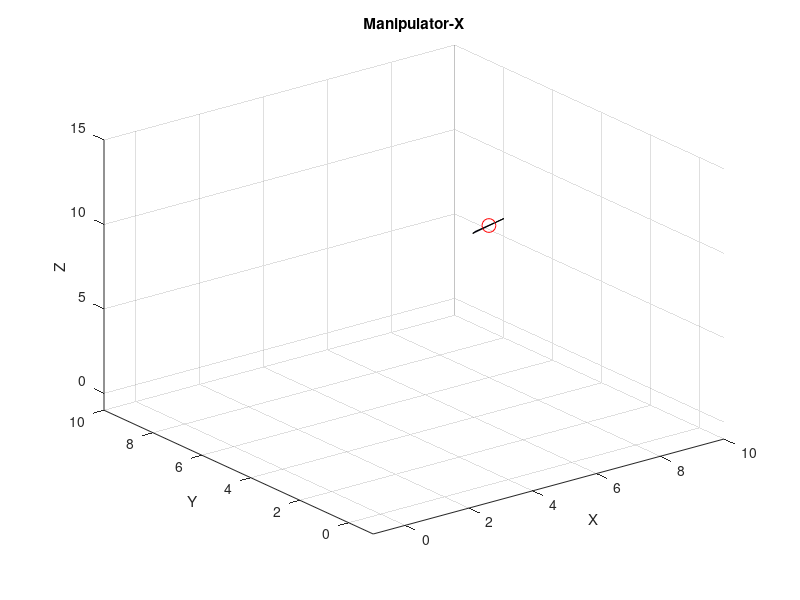

The MATLAB script that drew this image:
clearvars;
close all;
clc;

% 세번째 과제는 xyz 좌표에 로우 피치 요 3가지 회전각
% 3개의 point를 kinematic으로 계산할건데 x_goal, y_goal, z_goal로 평행이동, psi theta phi로 회전
function T = move(psi, theta, phi, dx, dy, dz) 
    % ψ (psi): z축에 대한 회전각 (Yaw)
    % θ (theta): y축에 대한 회전각 (Pitch)
    % φ (phi): x축에 대한 회전각 (Roll)
    T = [cosd(psi) * cosd(theta),   cosd(psi) * sind(theta) * sind(phi) - sind(psi) * cosd(phi),   cosd(psi) * sind(theta) * cosd(phi) + sind(psi) * sind(phi),   dx;
         sind(psi) * cosd(theta),   sind(psi) * sind(theta) * sind(phi) + cosd(psi) * cosd(phi),   sind(psi) * sind(theta) * cosd(phi) - cosd(psi) * sind(phi),   dy;
         -sind(theta),              cosd(theta) * sind(phi),                                       cosd(theta) * cosd(phi),                                       dz;
         0,                         0,                                                             0,                                                             1];
end

width = 0.5;
height = 1.0;

x_0 = 0;
y_0 = 0;
z_0 = 0;
psi_0 = 0;
theta_0 = 0;
phi_0 = 0;

speed = 0.05;

x_goal = 8.0;
y_goal = 6.0;
z_goal = 8.0;
psi_goal = 45;
theta_goal = 30;
phi_goal = 135;

x = x_0;
y = y_0;
z = z_0;
psi = psi_0;
theta = theta_0;
phi = phi_0;

figure;
axis([-10 20 -10 10 -10 10]);
hold on;
grid on;
title('Manipulator-X');
xlabel('X');
ylabel('Y');
zlabel('Z');
view(3);

hold on;
plot3(x_goal, y_goal, z_goal, 'ro', 'MarkerSize', 10, 'DisplayName', 'Goal');

p0 = [-1/2 * width; -1/2 * height; 0];
p1 = [1/2 * width; -1/2 * height; 0];
p2 = [0; 1/2 * height; 0];

h = fill3([p0(1), p1(1), p2(1)], [p0(2), p1(2), p2(2)], [p0(3), p1(3), p2(3)], 'b');

xlim([-1, 10]);
ylim([-1, 10]);
zlim([-1, 15]);

for t = 1:1000
    % Goal Gradient 계산
    dd_dx = 0;
    dd_dy = 0;
    dd_dz = 0;
    dd_dpsi = 0; 
    dd_dtheta = 0; 
    dd_dphi = 0; 

    if (x - x_goal)^2 + (y - y_goal)^2 + (z - z_goal)^2 < 1
        dd_dx = dd_dx + x - x_goal;
    else
        if x-x_goal == 0
            dd_dx = dd_dx;
        elseif abs(x-x_goal) > x-x_goal
            dd_dx = dd_dx - 1;
        elseif abs(x-x_goal) == x-x_goal
            dd_dx = dd_dx + 1;
        end
    end

    if (x - x_goal)^2 + (y - y_goal)^2 + (z - z_goal)^2 < 1
        dd_dy = dd_dy + y - y_goal;
    else
        if y-y_goal == 0
            dd_dy = dd_dy;
        elseif abs(y-y_goal) > y-y_goal
            dd_dy = dd_dy - 1;
        elseif abs(y-y_goal) == y-y_goal
            dd_dy = dd_dy + 1;
        end
    end

    if (x - x_goal)^2 + (y - y_goal)^2 + (z - z_goal)^2 < 1
        dd_dz = dd_dz + z - z_goal;
    else
        if z-z_goal == 0
            dd_dz = dd_dz;
        elseif abs(z-z_goal) > z-z_goal
            dd_dz = dd_dz - 1;
        elseif abs(y-y_goal) == z-z_goal
            dd_dz = dd_dz + 1;
        end
    end

    dd_dpsi = psi - psi_goal;
    dd_dtheta = theta - theta_goal;
    dd_dphi = phi - phi_goal;


    x = x - speed * dd_dx;
    y = y - speed * dd_dy;
    z = z - speed * dd_dz;
    psi = psi - speed * dd_dpsi;
    theta = theta - speed * dd_dtheta;
    phi = phi - speed * dd_dphi;


    T1 = move(psi, theta, phi, x, y, z);

    p0_moved = T1 * [p0; 1];
    p1_moved = T1 * [p1; 1];
    p2_moved = T1 * [p2; 1];


    set(h, 'XData', [p0_moved(1), p1_moved(1), p2_moved(1)], 'YData', [p0_moved(2), p1_moved(2), p2_moved(2)], 'ZData', [p0_moved(3), p1_moved(3), p2_moved(3)]);

    pause(0.05);
end

hold off;
